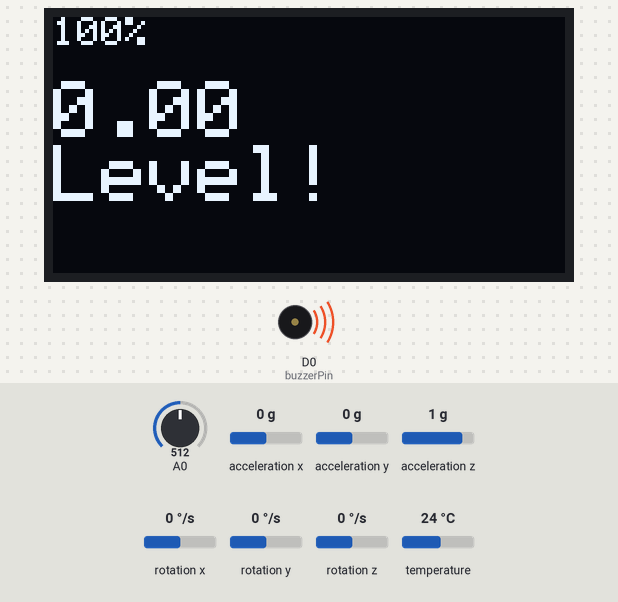
Bench run of a sketch on a simulated ESP8266 (NodeMCU). Parts: 64×128 one-colour display, buzzer (waves = sounding). Inputs (shaded band) come from the test bench; at power-on: A0 = 512, acceleration y 0 g, acceleration z 1 g, acceleration x 0 g, rotation x 0 °/s, rotation y 0 °/s, rotation z 0 °/s, temperature 24 °C. What the sketch prints to the serial monitor is not drawn.

Above: at 1.2 s.
1.3 s: A0 set to 612
3.7 s: A0 set to 627
At 5.5 s:
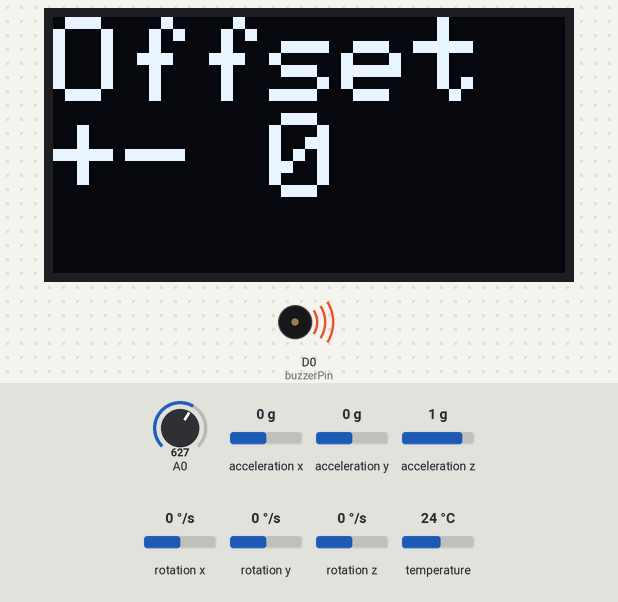
8.1 s: acceleration y set to -0.8 g
At 9.67 s:
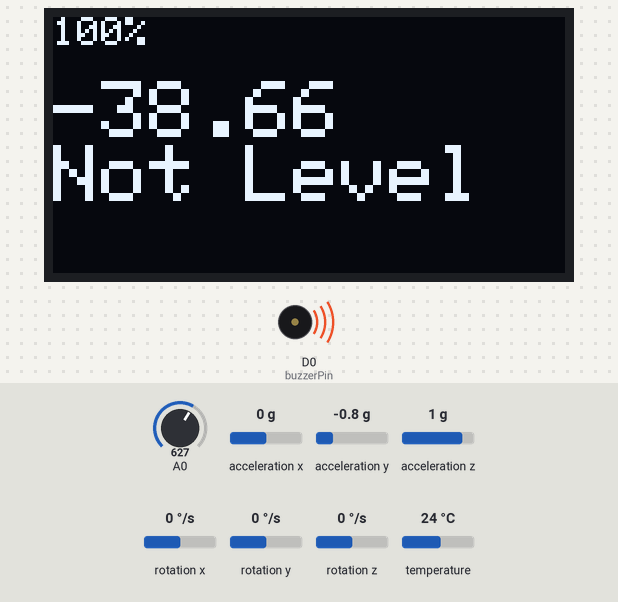
12.5 s: A0 set to 912
At 13.9 s:
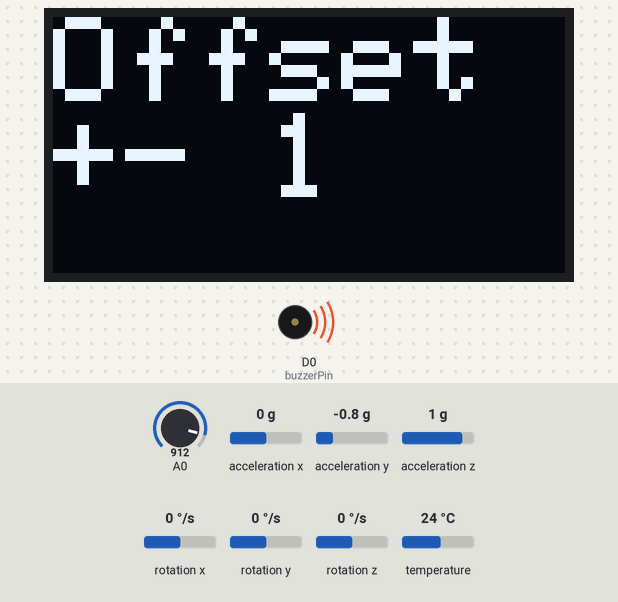
16.0 s: A0 set to 947
At 18.5 s:
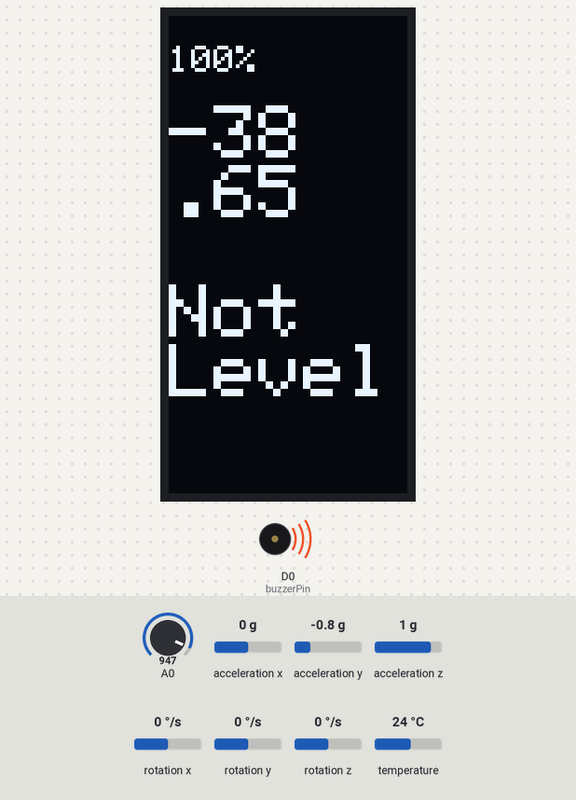
20.4 s: acceleration z set to -1.4 g
At 23.6 s:
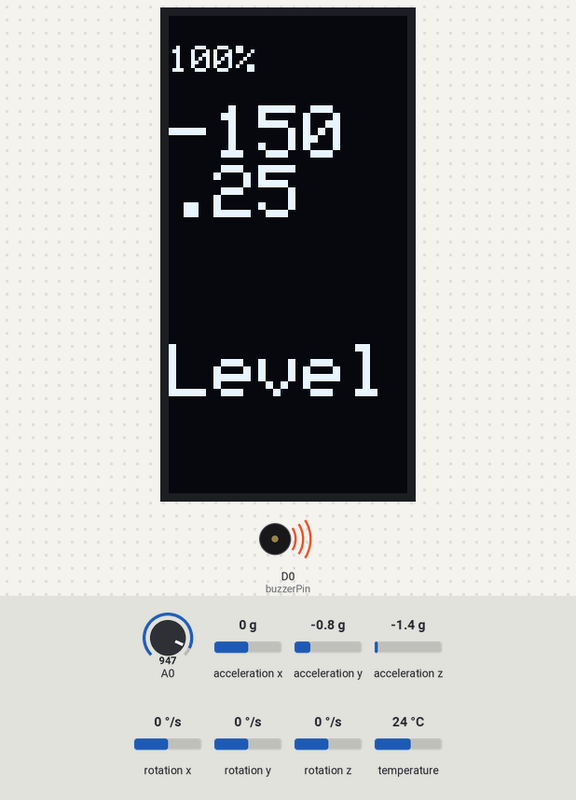
Timing chart, 0 to 25.1 s (numbered marks = the images above; inputs shaded):
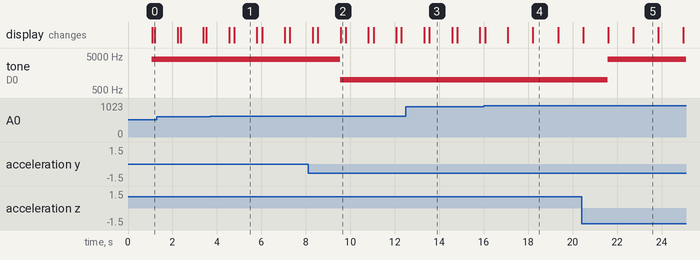

The sketch:

main.ino
```cpp
#include "I2Cdev.h"
#include "Wire.h"
#include "display.h"
#include <Adafruit_GFX.h>
#include <Adafruit_SH110X.h>
#include <Adafruit_MPU6050.h>
#include <Adafruit_Sensor.h>

int orentation = 2;
int buttonstate;
int level = 90;

// MPU6050 at 60 (0x3C)
Adafruit_MPU6050 mpu;
int16_t ax, ay, az;

// OLED screen at 104 (0x68)
#define SCREEN_WIDTH 128
#define SCREEN_HEIGHT 64
#define OLED_RESET -1
Adafruit_SH1106G OLED(SCREEN_WIDTH, SCREEN_HEIGHT, &Wire, OLED_RESET);

// Pins
// i2c pin is D1 for SCL and D2 for SDA
const int buzzerPin = D0;
// int buttonState = 0;

// Configs
int diff = 1;

bool isLevelAxis(int val) {
  val = abs(val);
  if (val - diff <= 0 || val + diff >= 45) {
    return true;
  }
  return false;
}

bool isLevel(int roll, int pitch, int yall) {
  yall = yall % level;

  if (isLevelAxis(yall)) {
    // Serial.println(" Level");
    return true;
  } else {
    // Serial.println(" Not Level");
    return false;
  }
}

void DisplayLandscape(float roll, float pitch, float yall, bool flip) {
  if (flip) {
    OLED.setRotation(2);
  } else {
    OLED.setRotation(0);
  }
  float minV = 3.0;
  float maxV = 4.2;
  float voltage = analogRead(A0) * (3.30 / 1023.00) * 5;
  int percentage = 100 * (voltage - minV) / (maxV - minV);
  if (percentage >= 100) {
    percentage = 100;
  }
  OLED.clearDisplay();
  OLED.setTextColor(SH110X_WHITE);
  OLED.setCursor(0, 0);
  OLED.setTextSize(1);
  OLED.print(percentage);
  OLED.println("%\n");
  OLED.setTextSize(2);
  OLED.println(yall);

  bool levelStatus = isLevel(roll, pitch, yall);
  OLED.println(levelStatus ? "Level!" : "Not Level");

  // Sound buzzer based on level status
  if (levelStatus) {
    tone(buzzerPin, 4000);  // High tone when level
  } else {
    tone(buzzerPin, 1000);  // Low tone when not level
  }

  OLED.display();
}

void DisplayPortrait(float roll, float pitch, float yall, bool flip) {
  if (flip) {
    OLED.setRotation(1);
  } else {
    OLED.setRotation(3);
  }
  float minV = 3.0;
  float maxV = 4.2;
  float voltage = analogRead(A0) * (3.30 / 1023.00) * 5;
  int percentage = 100 * (voltage - minV) / (maxV - minV);
  if (percentage >= 100) {
    percentage = 100;
  }
  OLED.clearDisplay();
  OLED.setTextColor(SH110X_WHITE);
  OLED.setCursor(0, 0);
  OLED.setTextSize(1);
  OLED.println();
  OLED.print(percentage);
  OLED.println("%\n ");
  OLED.setTextSize(2);
  int integer = static_cast<int>(yall);
  int decimal = abs((yall - integer) * 100);
  OLED.println(integer);
  OLED.print(".");
  OLED.println(decimal);

  bool levelStatus = isLevel(roll, pitch, yall);
  OLED.println(levelStatus ? "\n\nLevel" : "\nNot\nLevel");

  // Sound buzzer based on level status
  if (levelStatus) {
    tone(buzzerPin, 4000);  // High tone when level
  } else {
    tone(buzzerPin, 1000);  // Low tone when not level
  }

  OLED.display();
}

void Display(float roll, float pitch, float yall, int orentation) {

  switch (orentation) {
    case 0:
      DisplayLandscape(roll, pitch, yall, false);
      break;
    case 1:
      DisplayPortrait(roll, pitch, yall, false);
      break;
    case 2:
      DisplayLandscape(roll, pitch, yall, true);
      break;
    case 3:
      DisplayPortrait(roll, pitch, yall, true);
      break;
  }
}

void setup() {
  Wire.begin();
  Serial.begin(115200);
  pinMode(buzzerPin, OUTPUT);

  Serial.println("Initialize MPU");
  Serial.println(mpu.begin() ? "MPU: Connected" : "MPU: Connection failed");
  Serial.println("Initialize OLED");
  Serial.println(OLED.begin() ? "Screen: Connected" : "Screen: Connection failed");
}

// Analog input
int analogInput() {
  int analogValue = analogRead(A0);
  float voltage = analogValue * (3.30 / 1023.00);

  if (voltage >= 3.0) {
    // Serial.println("Button 4");
    return 4;
  } else if (voltage >= 2.5) {
    // Serial.println("Button 3");
    return 3;
  } else if (voltage >= 2.0) {
    // Serial.println("Button 2");
    return 2;
  } else if (voltage >= 1.5) {
    // Serial.println("Button 1");
    return 1;
  }
  return 0;
}

int buttonnput() {
  // do {
  int buttonRead = analogInput();
  if (buttonRead = 0) {
    buttonstate = buttonRead;
    // break;
  } else if (buttonstate != buttonRead) {
    buttonstate = buttonRead;
    Serial.println("buttonstate = " + buttonstate);
    // break;
  }
  delay(100);
  // } while (1);
  return buttonstate;
}

void loop() {
  // get raw value
  sensors_event_t a, g, temp;
  mpu.getEvent(&a, &g, &temp);

  float roll = atan2(a.acceleration.y, a.acceleration.z) * 180.0 / PI;
  float pitch = atan2(-a.acceleration.x, sqrt(a.acceleration.y * a.acceleration.y + a.acceleration.z * a.acceleration.z)) * 180.0 / PI;
  float yaw = atan2(a.acceleration.z, a.acceleration.x) * 180.0 / PI;

  // buttoninput();

  Serial.println(analogRead(A0) * 3.30 / 1023.00);

  // Serial.print(" axis x = ");
  // Serial.print(valx);
  // Serial.print(" axis y = ");
  // Serial.print(valy);
  // Serial.print(" axis z = ");
  // Serial.print(valz);

  if (analogInput() == 4) {
    orentation += 1;
    delay(1000);
  } else if (analogInput() == 3) {
    if (diff >= 10) {
      diff = 10;
    } else {
      diff += 1;
    }
    delay(100);
    OLED.setCursor(0, 0);
    OLED.clearDisplay();
    OLED.setTextColor(SH110X_WHITE);
    OLED.setCursor(0, 0);
    OLED.setTextSize(3);
    OLED.print("Offset\n+- ");
    OLED.println(diff);
    OLED.display();
    delay(1000);
  } else if (analogInput() == 2) {
    if (diff <= 0) {
      diff = 0;
    } else {
      diff = diff - 1;
    }
    delay(100);
    OLED.setCursor(0, 0);
    OLED.clearDisplay();
    OLED.setTextColor(SH110X_WHITE);
    OLED.setCursor(0, 0);
    OLED.setTextSize(3);
    OLED.print("Offset\n+- ");
    OLED.println(diff);
    OLED.display();
    delay(1000);
  } else if (analogInput() == 1) {
    if (level == 90) {
      level = 45;
    } else if (level == 45) {
      level = 90;
    }
    OLED.setCursor(0, 0);
    OLED.clearDisplay();
    OLED.setTextColor(SH110X_WHITE);
    OLED.setCursor(0, 0);
    OLED.setTextSize(3);
    OLED.println("Mode ");
    OLED.print(level);
    OLED.println(" Deg");
    OLED.display();
    delay(1000);
  }

  Display(roll, pitch, roll, orentation % 4);

  delay(100);
}
```

display.h
```cpp

```

Measured:
- the behaviour switches between 619 and 620 on A0 (found by bisection; images 0 and 1)
- the behaviour switches between 929 and 930 on A0 (found by bisection; images 3 and 4)
- after the input at 8.1 s, tone on D0 (buzzerPin): 4000 Hz → 1000 Hz after 1.4 s; the display: first differs from a run without the input after 1.5 s (image 2)
- after the input at 12.5 s, the display: first differs from a run without the input after 1.1 s (image 3)
- after the input at 20.4 s, tone on D0 (buzzerPin): 1000 Hz → 4000 Hz after 1.2 s; the display: first differs from a run without the input after 1.2 s (image 5 shows a later state)
- what the display in image 1 shows lasts 1.0 s, from 4.8 s to 5.8 s
- what the display in image 4 shows lasts 1.1 s, from 18.2 s to 19.3 s
